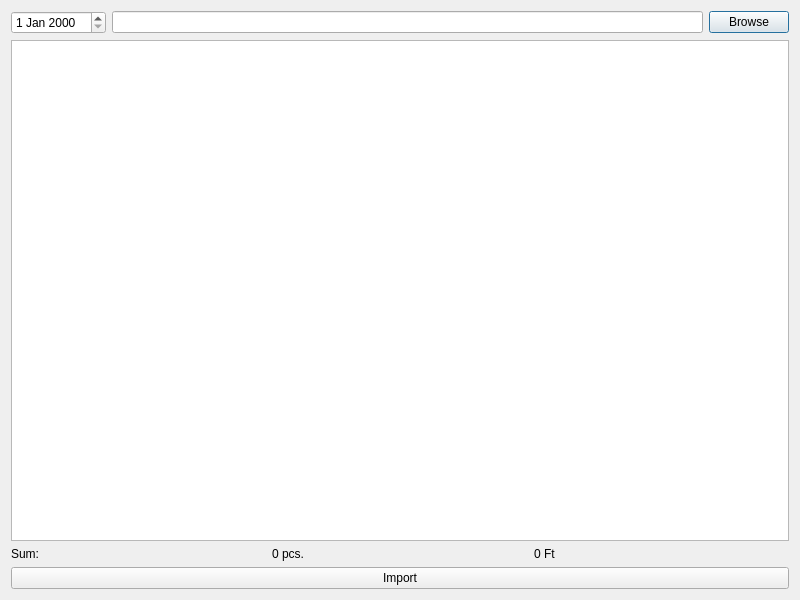
<?xml version="1.0" encoding="UTF-8"?>
<ui version="4.0">
 <class>DialogImportDetails</class>
 <widget class="QDialog" name="DialogImportDetails">
  <property name="geometry">
   <rect>
    <x>0</x>
    <y>0</y>
    <width>800</width>
    <height>600</height>
   </rect>
  </property>
  <property name="windowTitle">
   <string>Import</string>
  </property>
  <layout class="QVBoxLayout" name="verticalLayout">
   <item>
    <layout class="QHBoxLayout" name="horizontalLayout">
     <item>
      <widget class="QDateEdit" name="dateEdit"/>
     </item>
     <item>
      <widget class="QLineEdit" name="lineEditFile"/>
     </item>
     <item>
      <widget class="QPushButton" name="pushButtonBrowse">
       <property name="text">
        <string>Browse</string>
       </property>
      </widget>
     </item>
    </layout>
   </item>
   <item>
    <widget class="QTableView" name="tableView"/>
   </item>
   <item>
    <layout class="QHBoxLayout" name="horizontalLayout_2">
     <item>
      <widget class="QLabel" name="labelSum">
       <property name="text">
        <string>Sum:</string>
       </property>
      </widget>
     </item>
     <item>
      <widget class="QLabel" name="labelAmountSum">
       <property name="text">
        <string>0 pcs.</string>
       </property>
      </widget>
     </item>
     <item>
      <widget class="QLabel" name="labelPriceSum">
       <property name="text">
        <string>0 Ft</string>
       </property>
      </widget>
     </item>
    </layout>
   </item>
   <item>
    <layout class="QHBoxLayout" name="horizontalLayout_3">
     <item>
      <widget class="QPushButton" name="pushButtonImport">
       <property name="text">
        <string>Import</string>
       </property>
      </widget>
     </item>
    </layout>
   </item>
  </layout>
 </widget>
 <resources/>
 <connections/>
</ui>
